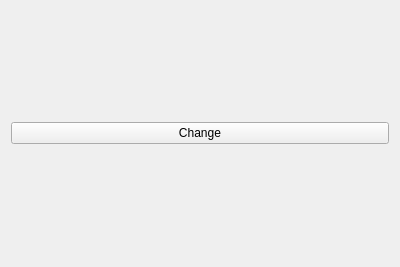
<?xml version="1.0" encoding="UTF-8"?>
<ui version="4.0">
 <class>MainWindowClass</class>
 <widget class="QWidget" name="MainWindowClass">
  <property name="geometry">
   <rect>
    <x>0</x>
    <y>0</y>
    <width>400</width>
    <height>267</height>
   </rect>
  </property>
  <property name="windowTitle">
   <string>MainWindow</string>
  </property>
  <layout class="QGridLayout" name="gridLayout">
   <item row="0" column="0">
    <widget class="QPushButton" name="pushButton">
     <property name="text">
      <string>Change</string>
     </property>
    </widget>
   </item>
  </layout>
 </widget>
 <layoutdefault spacing="6" margin="11"/>
 <resources>
  <include location="app.qrc"/>
 </resources>
 <connections/>
</ui>
